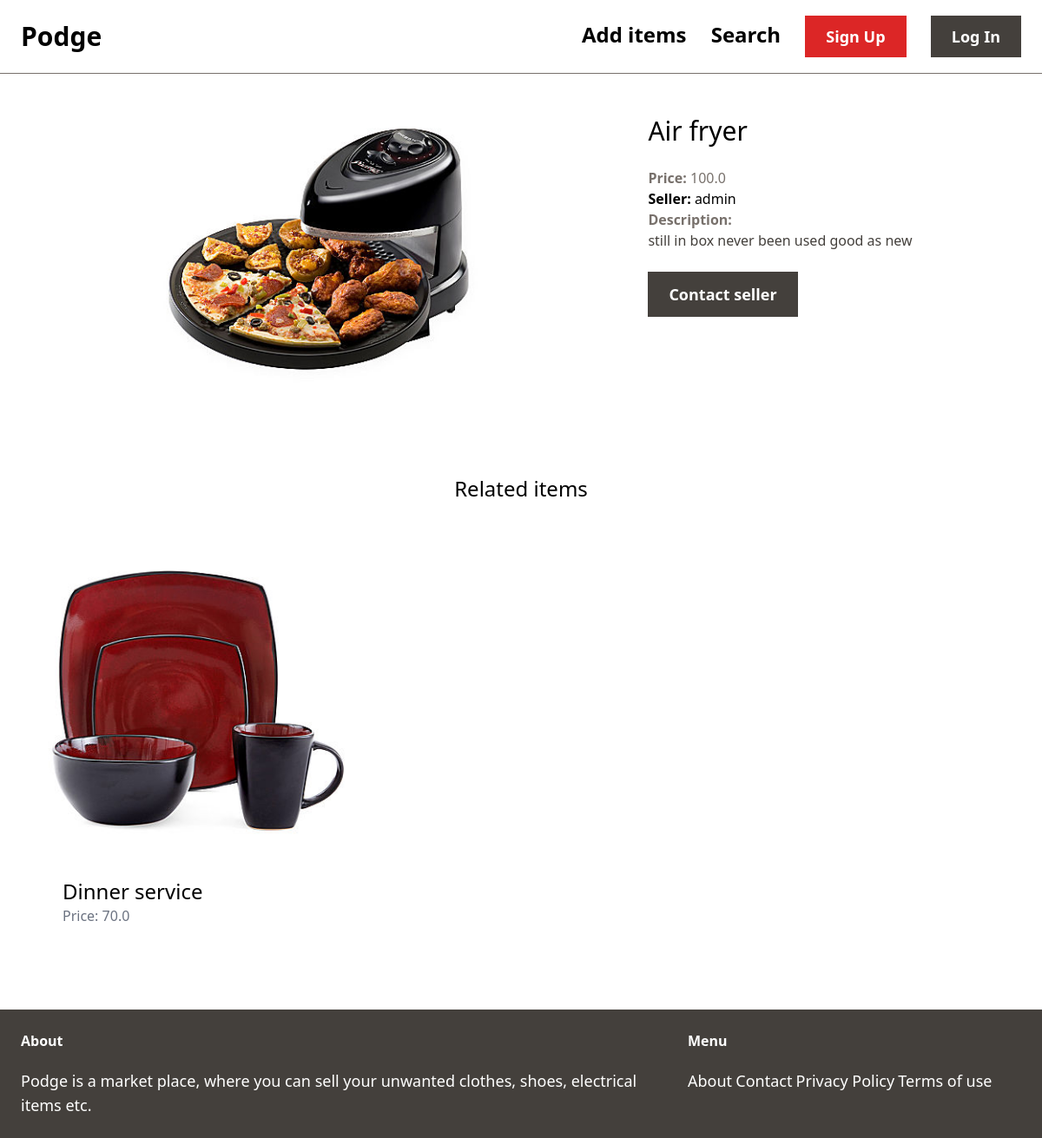
/items/1/, run on an earlier commit of the app's database.
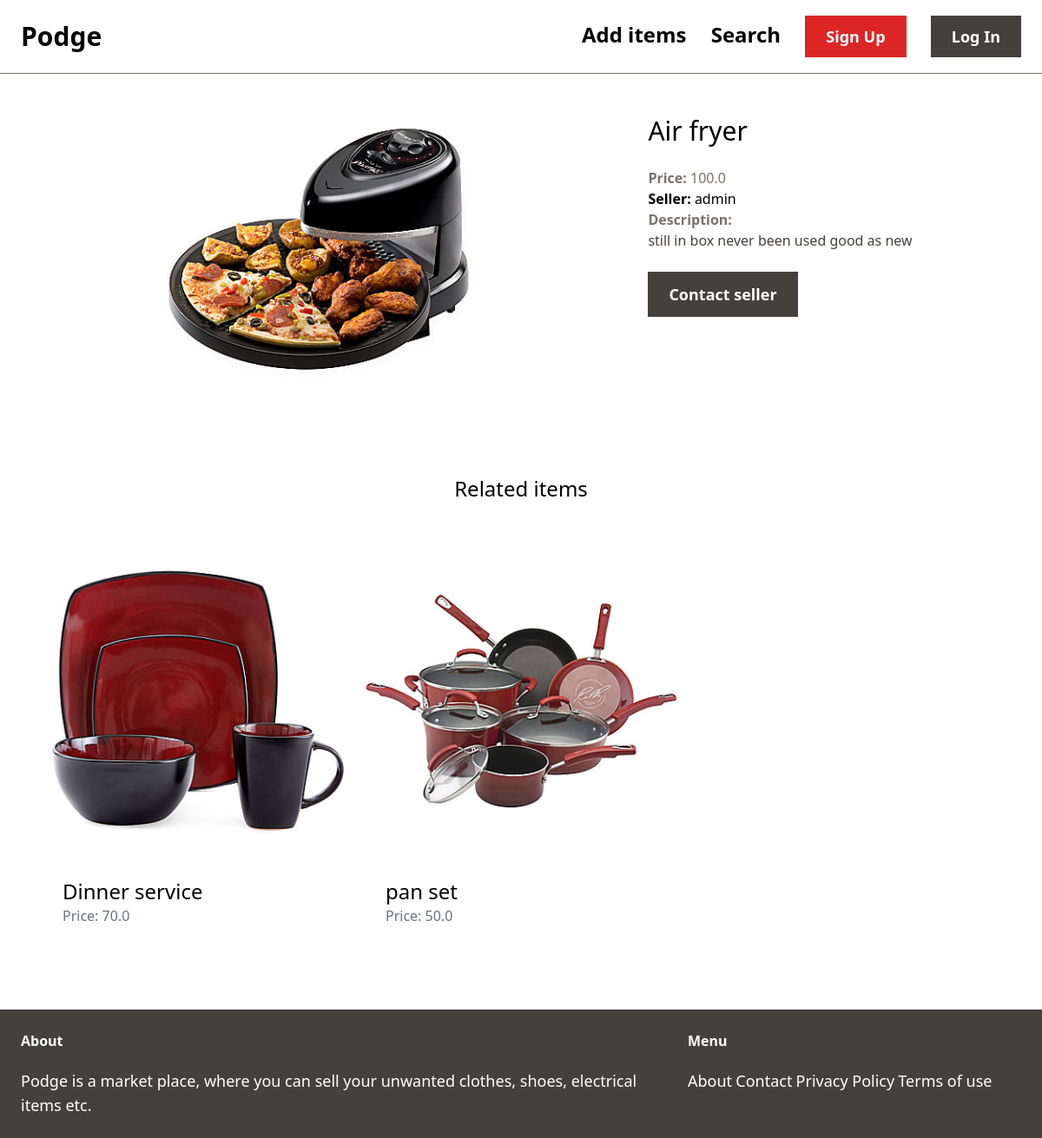
And on a later commit of the database.
### item/models.py (models this page shows, shortened)
class Item(models.Model):
    category = models.ForeignKey(Category, related_name='items', on_delete=models.CASCADE)
    name = models.CharField(max_length=255)
    description = models.TextField(blank=True, null=True)
    price = models.FloatField()
    image = models.ImageField(upload_to='item_images', blank=True, null=True)
    is_sold = models.BooleanField(default=False)
    created_by = models.ForeignKey(User, related_name='items', on_delete=models.CASCADE)
    created_at = models.DateTimeField(auto_now_add=True)

### item/views.py (the view)
# urls.py: path('<int:pk>/', views.detail, name='detail'),
def detail(request, pk):
    item = get_object_or_404(Item, pk=pk)
    related_items = Item.objects.filter(category=item.category, is_sold=False).exclude(pk=pk)[0:3]
    return render(request, 'item/detail.html', {
        'item': item,
        'related_items': related_items
    })

### item/templates/item/detail.html (shortened to what this page needs)
{% extends 'home/base.html' %}
{% block content %}
<div class="grid grid-cols-5 gap-3">
    <div class="col-span-3">
        <img src="{{ item.image.url }}" class="px-40">
    </div>
    <div class="col-span-2 p-6">
        <h1 class="mb-6 text-3xl">{{ item.name }}</h1>
        <p class="text-stone-500"><strong>Price: </strong>{{ item.price }}</p>
        <p class="text=stoney-500"><strong>Seller: </strong>{{ item.created_by.username }}</p>
        {% if item.description %}
            <p class="text-stone-700">
                <strong class="text-stone-500">Description:</strong><br>
                {{ item.description }}
            </p>
        {% endif %}
        {% if request.user == item.created_by %}
        <div class="mt-6 p-6 bg-white rounded=xl">
            <p>This is your item</p>
            <a href="{% url 'item:edit' item.id %}" class="inline-block mt-6 px-4 py-2 text-lg font-semibold bg-stone-700 text-white ">Edit</a>
            <a href="{% url 'item:sure' item.id %}" class="inline-block mt-6 px-4 py-2 text-lg font-semibold bg-red-600 text-white ">Delete</a>
        </div>
        {% else %}
            <a href="{% url 'conversation:new' item.id %}" class="inline-block mt-6 px-6 py-3 text-lg font-semibold bg-stone-700 text-white hover:bg-stone-500">Contact seller</a>
        {% endif %}
        </div>
</div>
<div class="mt-6 px-6 py-12">
    <h2 class="mb-12 text-2xl text-center">Related items</h2>
    <div class="grid grid-cols-3 gap-3">
        {% for item in related_items %}
            <div>
                <a href="{% url 'item:detail' item.id %}">
                    <div>
                        <img src="{{ item.image.url }}" class="">
                    </div>
                    <div class="p-6 bg-white rounded-b-xl">
                        <h2 class="text-2xl">{{ item.name }}</h2>
                        <p class="text-gray-500">Price: {{ item.price }}</p>
                    </div>
                </a>
            </div>
        {% endfor %}
    </div>
</div>
{% endblock %}

What changed in the data, as far as the page shows it:
added Item: image (picture), name "pan set", price "50.0"
